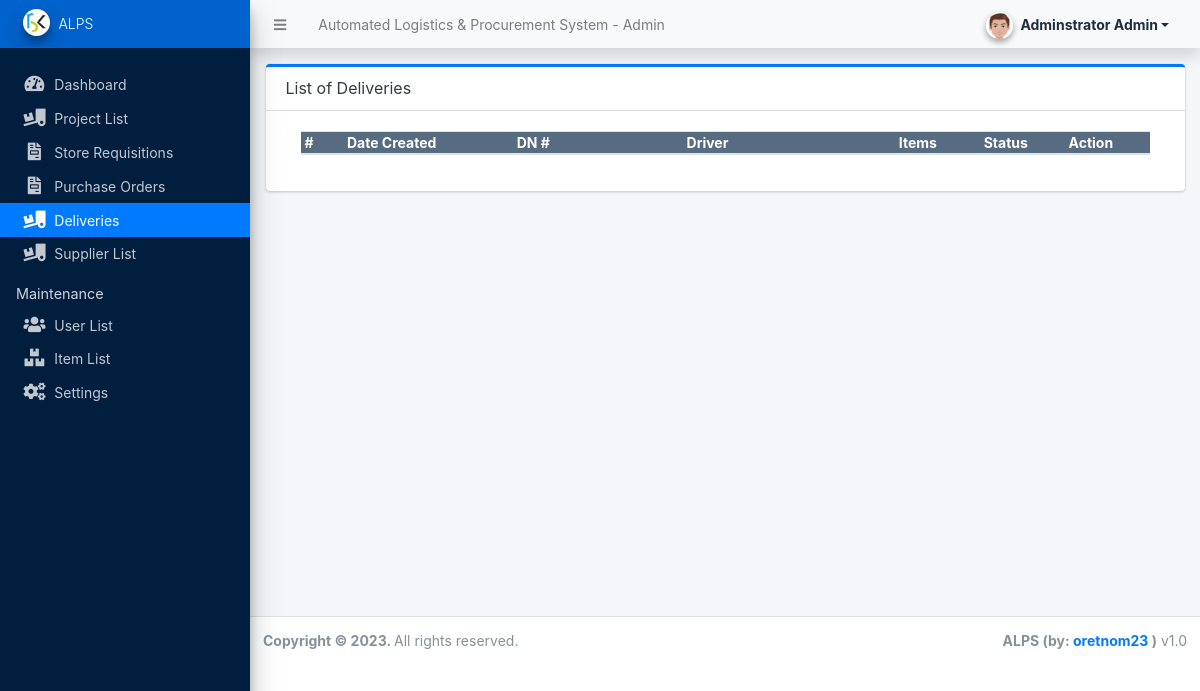
The app's page /admin/?page=deliveries (signed in), older data.
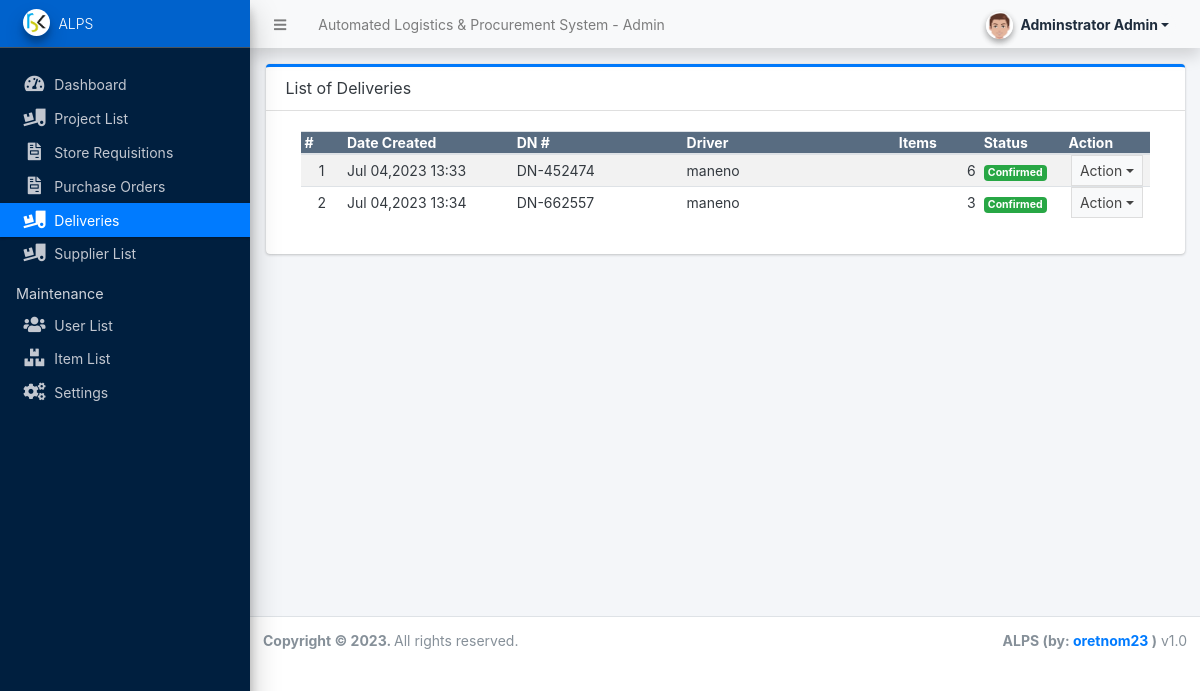
The same page, newer data.
### tables this page shows
CREATE TABLE `delivery_list` (
  `id` int(11) NOT NULL,
  `dn_no` varchar(50) NOT NULL,
  `rq_no` int(11) NOT NULL,
  `driver_id` int(11) NOT NULL,
  `status` int(11) NOT NULL DEFAULT 0 COMMENT '0=pending, 1=confirmed',
  `notes` text NOT NULL,
  `received_by` varchar(250) NOT NULL,
  `date_received` datetime NOT NULL,
  `date_created` datetime NOT NULL DEFAULT current_timestamp(),
  `date_updated` datetime DEFAULT NULL ON UPDATE current_timestamp()
);

CREATE TABLE `users` (
  `id` int(50) NOT NULL,
  `firstname` varchar(250) NOT NULL,
  `lastname` varchar(250) NOT NULL,
  `username` text NOT NULL,
  `password` text NOT NULL,
  `avatar` text DEFAULT NULL,
  `last_login` datetime DEFAULT NULL,
  `type` tinyint(1) NOT NULL DEFAULT 0,
  `date_added` datetime NOT NULL DEFAULT current_timestamp(),
  `date_updated` datetime DEFAULT NULL ON UPDATE current_timestamp()
);

### config.php (called while the page is built, shortened)
<?php
require_once('classes/DBConnection.php');
require_once('classes/SystemSettings.php');
function validate_image($file){
	if(!empty($file)){
		if(is_file(base_app.$file)){
			return base_url.$file;
		}else{
			return base_url.'dist/img/no-image-available.png';
		}
	}else{
		return base_url.'dist/img/no-image-available.png';
	}
}
function isMobileDevice(){
    $aMobileUA = array(
        '/iphone/i' => 'iPhone',
        '/ipod/i' => 'iPod',
        '/ipad/i' => 'iPad',
        '/android/i' => 'Android',
        '/blackberry/i' => 'BlackBerry',
        '/webos/i' => 'Mobile'
    );
    return false;
}
?>

### classes/DBConnection.php (called while the page is built, shortened)
<?php
class DBConnection{
    private $host = DB_SERVER;
    private $username = DB_USERNAME;
    private $password = DB_PASSWORD;
    private $database = DB_NAME;
    public $conn;
    public function __construct(){
        if (!isset($this->conn)) {
            $this->conn = new mysqli($this->host, $this->username, $this->password, $this->database);
        }
    }
}
?>

### admin/deliveries/index.php (the view, shortened to what this page needs)
<div class="card card-outline card-primary">
	<div class="card-header">
		<h3 class="card-title">List of Deliveries</h3>
	</div>
	<div class="card-body">
		<div class="container-fluid">
        <div class="container-fluid">
			<table class="table table-hover table-striped">
				<colgroup>
					<col width="5%">
					<col width="20%">
					<col width="20%">
					<col width="25%">
					<col width="10%">
					<col width="10%">
					<col width="10%">
				</colgroup>
				<thead>
					<tr class="bg-navy disabled">
						<th>#</th>
						<th>Date Created</th>
						<th>DN #</th>
						<th>Driver</th>
						<th>Items</th>
						<th>Status</th>
						<th>Action</th>
					</tr>
				</thead>
				<tbody>
					<?php
					$i = 1;
					$qry = $conn->query("SELECT dl.*, u.username FROM `delivery_list` dl inner join `users` u on dl.driver_id = u.id order by unix_timestamp(dl.date_updated)");
						while($row = $qry->fetch_assoc()):
							$row['item_count'] = $conn->query("SELECT * FROM delivery_items where dn_id = '{$row['id']}'")->num_rows;
							$row['total_amount'] = $conn->query("SELECT sum(quantity * unit_price) as total FROM delivery_items where dn_id = '{$row['id']}'")->fetch_array()['total'];
					?>
						<tr>
							<td class="text-center"><?php echo $i++; ?></td>
							<td class=""><?php echo date("M d,Y H:i",strtotime($row['date_created'])) ; ?></td>
							<td class=""><?php echo $row['dn_no'] ?></td>
							<td class=""><?php echo $row['username'] ?></td>
							<td class="text-right"><?php echo number_format($row['item_count']) ?></td>
							<td>
								<?php
									switch ($row['status']) {
										case '1':
											echo '<span class="badge badge-success">Confirmed</span>';
											break;
									}
								?>
							</td>
							<td align="center">
								<button type="button" class="btn btn-flat btn-default btn-sm dropdown-toggle dropdown-icon" data-toggle="dropdown">
				                 		Action
				                </button>
							</td>
						</tr>
					<?php endwhile; ?>
				</tbody>
			</table>
		</div>
		</div>
	</div>
</div>

### admin/index.php (shortened to what this page needs)
<?php require_once('../config.php'); ?>
 <!DOCTYPE html>
<html lang="en" class="" style="height: auto;">
<?php require_once('inc/header.php') ?>
  <body class="sidebar-mini layout-fixed control-sidebar-slide-open layout-navbar-fixed sidebar-mini-md sidebar-mini-xs text-sm" data-new-gr-c-s-check-loaded="14.991.0" data-gr-ext-installed="" style="height: auto;">
    <div class="wrapper">
     <?php require_once('inc/topBarNav.php') ?>
     <?php require_once('inc/navigation.php') ?>
     <?php $page = isset($_GET['page']) ? $_GET['page'] : 'home';  ?>
      <div class="content-wrapper pt-3" style="min-height: 567.854px;">
        <section class="content  text-dark">
          <div class="container-fluid">
            <?php
              if(!file_exists($page.".php") && !is_dir($page)){
                  include '404.html';
              }else{
                if(is_dir($page))
                  include $page.'/index.php';
                else
                  include $page.'.php';
              }
            ?>
          </div>
        </section>
      </div>
      <?php require_once('inc/footer.php') ?>
  </body>
</html>

### admin/inc/header.php (shortened to what this page needs)
<head>
    <link rel="stylesheet" href="<?php echo base_url ?>plugins/fontawesome-free/css/all.min.css">
    <link rel="stylesheet" href="<?php echo base_url ?>plugins/tempusdominus-bootstrap-4/css/tempusdominus-bootstrap-4.min.css">
  <link rel="stylesheet" href="<?php echo base_url ?>plugins/datatables-bs4/css/dataTables.bootstrap4.min.css">
  <link rel="stylesheet" href="<?php echo base_url ?>plugins/datatables-responsive/css/responsive.bootstrap4.min.css">
  <link rel="stylesheet" href="<?php echo base_url ?>plugins/datatables-buttons/css/buttons.bootstrap4.min.css">
  <link rel="stylesheet" href="<?php echo base_url ?>plugins/select2/css/select2.min.css">
  <link rel="stylesheet" href="<?php echo base_url ?>plugins/select2-bootstrap4-theme/select2-bootstrap4.min.css">
    <link rel="stylesheet" href="<?php echo base_url ?>plugins/icheck-bootstrap/icheck-bootstrap.min.css">
    <link rel="stylesheet" href="<?php echo base_url ?>plugins/jqvmap/jqvmap.min.css">
    <link rel="stylesheet" href="<?php echo base_url ?>plugins/jquery-ui/jquery-ui.min.css">
    <link rel="stylesheet" href="<?php echo base_url ?>dist/css/adminlte.css">
    <link rel="stylesheet" href="<?php echo base_url ?>dist/css/custom.css">
    <link rel="stylesheet" href="<?php echo base_url ?>plugins/overlayScrollbars/css/OverlayScrollbars.min.css">
    <link rel="stylesheet" href="<?php echo base_url ?>plugins/daterangepicker/daterangepicker.css">
    <link rel="stylesheet" href="<?php echo base_url ?>plugins/summernote/summernote-bs4.min.css">
  <link rel="stylesheet" href="<?php echo base_url ?>plugins/sweetalert2-theme-bootstrap-4/bootstrap-4.min.css">
  </head>

### admin/inc/topBarNav.php (shortened to what this page needs)
<nav class="main-header navbar navbar-expand navbar-light border border-light shadow  border-top-0  border-left-0 border-right-0 navbar-light text-sm">
  <ul class="navbar-nav">
    <li class="nav-item">
    <a class="nav-link" data-widget="pushmenu" href="#" role="button"><i class="fas fa-bars"></i></a>
    </li>
    <li class="nav-item d-none d-sm-inline-block">
      <a href="<?php echo base_url ?>" class="nav-link"><?php echo (!isMobileDevice()) ? $_settings->info('name'):$_settings->info('short_name'); ?> - Admin</a>
    </li>
  </ul>
  <ul class="navbar-nav ml-auto">
    <li class="nav-item">
      <div class="btn-group nav-link">
            <button type="button" class="btn btn-rounded badge badge-light dropdown-toggle dropdown-icon" data-toggle="dropdown">
              <span><img src="<?php echo validate_image($_settings->userdata('avatar')) ?>" class="img-circle elevation-2 user-img" alt="User Image"></span>
              <span class="ml-3"><?php echo ucwords($_settings->userdata('firstname').' '.$_settings->userdata('lastname')) ?></span>
            </button>
        </div>
    </li>
  </ul>
</nav>

### admin/inc/navigation.php (shortened to what this page needs)
<aside class="main-sidebar sidebar-dark-primary bg-navy elevation-4 sidebar-no-expand">
  <a href="<?php echo base_url ?>admin" class="brand-link bg-primary text-sm">
  <img src="<?php echo validate_image($_settings->info('logo'))?>" alt="Store Logo" class="brand-image img-circle elevation-3" style="width: 1.7rem;height: 1.7rem;max-height: unset">
  <span class="brand-text font-weight-light"><?php echo $_settings->info('short_name') ?></span>
  </a>
  <div class="sidebar os-host os-theme-light os-host-overflow os-host-overflow-y os-host-resize-disabled os-host-transition os-host-scrollbar-horizontal-hidden">
    <div class="os-content-glue" style="margin: 0px -8px; width: 249px; height: 646px;"></div>
    <div class="os-padding">
      <div class="os-viewport os-viewport-native-scrollbars-invisible" style="overflow-y: scroll;">
        <div class="os-content" style="padding: 0px 8px; height: 100%; width: 100%;">
          <nav class="mt-4">
             <ul class="nav nav-pills nav-sidebar flex-column text-sm nav-compact nav-flat nav-child-indent nav-collapse-hide-child" data-widget="treeview" role="menu" data-accordion="false">
              <li class="nav-item dropdown">
                <a href="./" class="nav-link nav-home">
                  <i class="nav-icon fas fa-tachometer-alt"></i>
                  <p>
                    Dashboard
                  </p>
                </a>
              </li>
              <li class="nav-item dropdown">
                <a href="<?php echo base_url ?>admin/?page=projects" class="nav-link nav-projects">
                  <i class="nav-icon fas fa-truck-loading"></i>
                  <p>
                  Project List
                  </p>
                </a>
              </li>
              <li class="nav-item dropdown">
                <a href="<?php echo base_url ?>admin/?page=store_requisitions" class="nav-link nav-store_requisitions">
                  <i class="nav-icon fas fa-file-invoice"></i>
                  <p>
                    Store Requisitions
                  </p>
                </a>
              </li>
              <li class="nav-item dropdown">
                <a href="<?php echo base_url ?>admin/?page=purchase_orders" class="nav-link nav-purchase_orders">
                  <i class="nav-icon fas fa-file-invoice"></i>
                  <p>
                    Purchase Orders
                  </p>
                </a>
              </li>
              <li class="nav-item dropdown">
                <a href="<?php echo base_url ?>admin/?page=deliveries" class="nav-link nav-deliveries">
                  <i class="nav-icon fas fa-truck-loading"></i>
                  <p>
                    Deliveries
                  </p>
                </a>
              </li>
              <li class="nav-item dropdown">
                <a href="<?php echo base_url ?>admin/?page=suppliers" class="nav-link nav-suppliers">
                  <i class="nav-icon fas fa-truck-loading"></i>
                  <p>
                  Supplier List
                  </p>
                </a>
              </li>
              <?php if($_settings->userdata('type') == 1): ?>
              <li class="nav-header">Maintenance</li>
              <li class="nav-item dropdown">
                <a href="<?php echo base_url ?>admin/?page=user/list" class="nav-link nav-user_list">
                  <i class="nav-icon fas fa-users"></i>
                  <p>
                    User List
                  </p>
                </a>
              </li>
              <li class="nav-item dropdown">
                <a href="<?php echo base_url ?>admin/?page=items" class="nav-link nav-items">
                  <i class="nav-icon fas fa-boxes"></i>
                  <p>
                    Item List
                  </p>
                </a>
              </li>
              <li class="nav-item dropdown">
                <a href="<?php echo base_url ?>admin/?page=system_info" class="nav-link nav-system_info">
                  <i class="nav-icon fas fa-cogs"></i>
                  <p>
                    Settings
                  </p>
                </a>
              </li>
              <?php endif; ?>
            </ul>
          </nav>
        </div>
      </div>
    </div>
  </div>
</aside>

### admin/inc/footer.php (shortened to what this page needs)
<footer class="main-footer text-sm">
        <strong>Copyright © <?php echo date('Y') ?>.
        </strong>
        All rights reserved.
        <div class="float-right d-none d-sm-inline-block">
          <b><?php echo $_settings->info('short_name') ?> (by: <a href="mailto:oretnom23@gmail.com" target="blank">oretnom23</a> )</b> v1.0
        </div>
      </footer>
    </div>

### admin/inc/topBarNav.php (style rules this page uses)
.user-img { position: absolute; height: 27px; width: 27px; object-fit: cover; left: -7%; top: -12%; }
.btn-rounded { border-radius: 50px; }

Row changes from the older to the newer data that the page shows:
added delivery_list: date_created "Jul 04,2023 13:33", dn_no "DN-452474", driver.username "maneno", item_count "6", status "Confirmed"
added delivery_list: date_created "Jul 04,2023 13:34", dn_no "DN-662557", driver.username "maneno", item_count "3", status "Confirmed"
